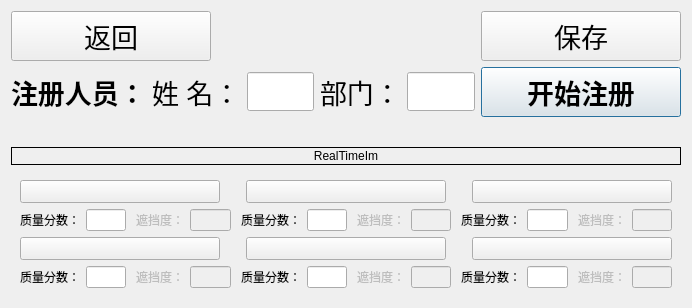
<?xml version="1.0" encoding="UTF-8"?>
<ui version="4.0">
 <class>Enroll</class>
 <widget class="QDialog" name="Enroll">
  <property name="geometry">
   <rect>
    <x>0</x>
    <y>0</y>
    <width>692</width>
    <height>308</height>
   </rect>
  </property>
  <property name="windowTitle">
   <string>Dialog</string>
  </property>
  <property name="autoFillBackground">
   <bool>true</bool>
  </property>
  <layout class="QGridLayout" name="gridLayout_2" rowstretch="1,1,4,4,0">
   <item row="0" column="0">
    <layout class="QHBoxLayout" name="horizontalLayout_2" stretch="1,0,1,0,1">
     <item>
      <widget class="QPushButton" name="btnEnrollReturn">
       <property name="sizePolicy">
        <sizepolicy hsizetype="Expanding" vsizetype="Fixed">
         <horstretch>0</horstretch>
         <verstretch>0</verstretch>
        </sizepolicy>
       </property>
       <property name="minimumSize">
        <size>
         <width>200</width>
         <height>50</height>
        </size>
       </property>
       <property name="maximumSize">
        <size>
         <width>200</width>
         <height>50</height>
        </size>
       </property>
       <property name="font">
        <font>
         <pointsize>20</pointsize>
        </font>
       </property>
       <property name="text">
        <string>返回</string>
       </property>
       <property name="icon">
        <iconset resource="tx2_iris.qrc">
         <normaloff>:/image/返回.png</normaloff>:/image/返回.png</iconset>
       </property>
       <property name="iconSize">
        <size>
         <width>40</width>
         <height>40</height>
        </size>
       </property>
      </widget>
     </item>
     <item>
      <spacer name="horizontalSpacer">
       <property name="orientation">
        <enum>Qt::Horizontal</enum>
       </property>
       <property name="sizeHint" stdset="0">
        <size>
         <width>253</width>
         <height>39</height>
        </size>
       </property>
      </spacer>
     </item>
     <item>
      <widget class="QLabel" name="labtipMsg">
       <property name="text">
        <string/>
       </property>
      </widget>
     </item>
     <item>
      <spacer name="horizontalSpacer_9">
       <property name="orientation">
        <enum>Qt::Horizontal</enum>
       </property>
       <property name="sizeHint" stdset="0">
        <size>
         <width>40</width>
         <height>20</height>
        </size>
       </property>
      </spacer>
     </item>
     <item>
      <widget class="QPushButton" name="btnSaveEnrollResult">
       <property name="sizePolicy">
        <sizepolicy hsizetype="Expanding" vsizetype="Fixed">
         <horstretch>0</horstretch>
         <verstretch>0</verstretch>
        </sizepolicy>
       </property>
       <property name="minimumSize">
        <size>
         <width>200</width>
         <height>50</height>
        </size>
       </property>
       <property name="maximumSize">
        <size>
         <width>200</width>
         <height>50</height>
        </size>
       </property>
       <property name="font">
        <font>
         <pointsize>20</pointsize>
        </font>
       </property>
       <property name="text">
        <string>保存</string>
       </property>
       <property name="icon">
        <iconset resource="tx2_iris.qrc">
         <normaloff>:/image/保存.png</normaloff>:/image/保存.png</iconset>
       </property>
       <property name="iconSize">
        <size>
         <width>40</width>
         <height>40</height>
        </size>
       </property>
      </widget>
     </item>
    </layout>
   </item>
   <item row="1" column="0">
    <layout class="QHBoxLayout" name="horizontalLayout_3">
     <item>
      <widget class="QLabel" name="label_9">
       <property name="font">
        <font>
         <pointsize>20</pointsize>
         <weight>75</weight>
         <bold>true</bold>
        </font>
       </property>
       <property name="text">
        <string>注册人员：</string>
       </property>
      </widget>
     </item>
     <item>
      <widget class="QLabel" name="label">
       <property name="font">
        <font>
         <pointsize>20</pointsize>
         <weight>50</weight>
         <bold>false</bold>
        </font>
       </property>
       <property name="text">
        <string>姓 名：</string>
       </property>
      </widget>
     </item>
     <item>
      <widget class="QLineEdit" name="lineEditUserName">
       <property name="sizePolicy">
        <sizepolicy hsizetype="Expanding" vsizetype="Fixed">
         <horstretch>0</horstretch>
         <verstretch>0</verstretch>
        </sizepolicy>
       </property>
       <property name="font">
        <font>
         <pointsize>20</pointsize>
        </font>
       </property>
       <property name="readOnly">
        <bool>true</bool>
       </property>
      </widget>
     </item>
     <item>
      <widget class="QLabel" name="label_18">
       <property name="font">
        <font>
         <pointsize>20</pointsize>
         <weight>50</weight>
         <bold>false</bold>
        </font>
       </property>
       <property name="text">
        <string>部门：</string>
       </property>
      </widget>
     </item>
     <item>
      <widget class="QLineEdit" name="lineEditDepartment">
       <property name="sizePolicy">
        <sizepolicy hsizetype="Expanding" vsizetype="Fixed">
         <horstretch>0</horstretch>
         <verstretch>0</verstretch>
        </sizepolicy>
       </property>
       <property name="font">
        <font>
         <pointsize>20</pointsize>
        </font>
       </property>
       <property name="readOnly">
        <bool>true</bool>
       </property>
      </widget>
     </item>
     <item>
      <widget class="QPushButton" name="btnEnroll">
       <property name="sizePolicy">
        <sizepolicy hsizetype="Expanding" vsizetype="Fixed">
         <horstretch>0</horstretch>
         <verstretch>0</verstretch>
        </sizepolicy>
       </property>
       <property name="minimumSize">
        <size>
         <width>200</width>
         <height>50</height>
        </size>
       </property>
       <property name="font">
        <font>
         <pointsize>20</pointsize>
         <weight>75</weight>
         <bold>true</bold>
        </font>
       </property>
       <property name="text">
        <string>开始注册</string>
       </property>
       <property name="default">
        <bool>true</bool>
       </property>
      </widget>
     </item>
    </layout>
   </item>
   <item row="3" column="0">
    <widget class="QWidget" name="widgetDisplayIm" native="true">
     <property name="minimumSize">
      <size>
       <width>0</width>
       <height>0</height>
      </size>
     </property>
     <property name="maximumSize">
      <size>
       <width>780</width>
       <height>400</height>
      </size>
     </property>
     <layout class="QHBoxLayout" name="horizontalLayout_4">
      <property name="spacing">
       <number>0</number>
      </property>
      <property name="leftMargin">
       <number>0</number>
      </property>
      <property name="topMargin">
       <number>0</number>
      </property>
      <property name="rightMargin">
       <number>0</number>
      </property>
      <property name="bottomMargin">
       <number>0</number>
      </property>
      <item>
       <widget class="QLabel" name="labRealTimeIm">
        <property name="frameShape">
         <enum>QFrame::Panel</enum>
        </property>
        <property name="text">
         <string>RealTimeIm</string>
        </property>
        <property name="alignment">
         <set>Qt::AlignCenter</set>
        </property>
       </widget>
      </item>
     </layout>
    </widget>
   </item>
   <item row="4" column="0">
    <widget class="QWidget" name="widgetEnrollResultIms" native="true">
     <property name="maximumSize">
      <size>
       <width>780</width>
       <height>400</height>
      </size>
     </property>
     <layout class="QGridLayout" name="gridLayout">
      <item row="0" column="0">
       <layout class="QHBoxLayout" name="horizontalLayout_5" stretch="10,1,10,1,10">
        <item>
         <widget class="QPushButton" name="btnIrisImgLeft1">
          <property name="sizePolicy">
           <sizepolicy hsizetype="Minimum" vsizetype="Preferred">
            <horstretch>0</horstretch>
            <verstretch>0</verstretch>
           </sizepolicy>
          </property>
          <property name="autoFillBackground">
           <bool>true</bool>
          </property>
          <property name="text">
           <string/>
          </property>
         </widget>
        </item>
        <item>
         <spacer name="horizontalSpacer_2">
          <property name="orientation">
           <enum>Qt::Horizontal</enum>
          </property>
          <property name="sizeHint" stdset="0">
           <size>
            <width>13</width>
            <height>23</height>
           </size>
          </property>
         </spacer>
        </item>
        <item>
         <widget class="QPushButton" name="btnIrisImgLeft2">
          <property name="sizePolicy">
           <sizepolicy hsizetype="Minimum" vsizetype="Preferred">
            <horstretch>0</horstretch>
            <verstretch>0</verstretch>
           </sizepolicy>
          </property>
          <property name="layoutDirection">
           <enum>Qt::LeftToRight</enum>
          </property>
          <property name="autoFillBackground">
           <bool>true</bool>
          </property>
          <property name="text">
           <string/>
          </property>
          <property name="flat">
           <bool>false</bool>
          </property>
         </widget>
        </item>
        <item>
         <spacer name="horizontalSpacer_3">
          <property name="orientation">
           <enum>Qt::Horizontal</enum>
          </property>
          <property name="sizeHint" stdset="0">
           <size>
            <width>13</width>
            <height>23</height>
           </size>
          </property>
         </spacer>
        </item>
        <item>
         <widget class="QPushButton" name="btnIrisImgLeft3">
          <property name="sizePolicy">
           <sizepolicy hsizetype="Minimum" vsizetype="Preferred">
            <horstretch>0</horstretch>
            <verstretch>0</verstretch>
           </sizepolicy>
          </property>
          <property name="autoFillBackground">
           <bool>true</bool>
          </property>
          <property name="text">
           <string/>
          </property>
         </widget>
        </item>
       </layout>
      </item>
      <item row="1" column="0">
       <layout class="QHBoxLayout" name="horizontalLayout_6" stretch="10,10,1,10,10,1,10,10,1,10,10,1,10,10,1,10,10">
        <item>
         <widget class="QLabel" name="label_3">
          <property name="text">
           <string>质量分数：</string>
          </property>
         </widget>
        </item>
        <item>
         <widget class="QLineEdit" name="lineEditScoreLeft1">
          <property name="readOnly">
           <bool>true</bool>
          </property>
         </widget>
        </item>
        <item>
         <spacer name="horizontalSpacer_6">
          <property name="orientation">
           <enum>Qt::Horizontal</enum>
          </property>
          <property name="sizeHint" stdset="0">
           <size>
            <width>13</width>
            <height>22</height>
           </size>
          </property>
         </spacer>
        </item>
        <item>
         <widget class="QLabel" name="label_4">
          <property name="enabled">
           <bool>false</bool>
          </property>
          <property name="text">
           <string>遮挡度：</string>
          </property>
         </widget>
        </item>
        <item>
         <widget class="QLineEdit" name="lineEditOcclusionLeft1">
          <property name="enabled">
           <bool>false</bool>
          </property>
          <property name="readOnly">
           <bool>true</bool>
          </property>
         </widget>
        </item>
        <item>
         <spacer name="horizontalSpacer_7">
          <property name="orientation">
           <enum>Qt::Horizontal</enum>
          </property>
          <property name="sizeHint" stdset="0">
           <size>
            <width>13</width>
            <height>22</height>
           </size>
          </property>
         </spacer>
        </item>
        <item>
         <widget class="QLabel" name="label_10">
          <property name="text">
           <string>质量分数：</string>
          </property>
         </widget>
        </item>
        <item>
         <widget class="QLineEdit" name="lineEditScoreLeft2">
          <property name="readOnly">
           <bool>true</bool>
          </property>
         </widget>
        </item>
        <item>
         <spacer name="horizontalSpacer_8">
          <property name="orientation">
           <enum>Qt::Horizontal</enum>
          </property>
          <property name="sizeHint" stdset="0">
           <size>
            <width>13</width>
            <height>22</height>
           </size>
          </property>
         </spacer>
        </item>
        <item>
         <widget class="QLabel" name="label_11">
          <property name="enabled">
           <bool>false</bool>
          </property>
          <property name="text">
           <string>遮挡度：</string>
          </property>
         </widget>
        </item>
        <item>
         <widget class="QLineEdit" name="lineEditOcclusionLeft2">
          <property name="enabled">
           <bool>false</bool>
          </property>
          <property name="readOnly">
           <bool>true</bool>
          </property>
         </widget>
        </item>
        <item>
         <spacer name="horizontalSpacer_16">
          <property name="orientation">
           <enum>Qt::Horizontal</enum>
          </property>
          <property name="sizeHint" stdset="0">
           <size>
            <width>13</width>
            <height>22</height>
           </size>
          </property>
         </spacer>
        </item>
        <item>
         <widget class="QLabel" name="label_12">
          <property name="text">
           <string>质量分数：</string>
          </property>
         </widget>
        </item>
        <item>
         <widget class="QLineEdit" name="lineEditScoreLeft3">
          <property name="readOnly">
           <bool>true</bool>
          </property>
         </widget>
        </item>
        <item>
         <spacer name="horizontalSpacer_25">
          <property name="orientation">
           <enum>Qt::Horizontal</enum>
          </property>
          <property name="sizeHint" stdset="0">
           <size>
            <width>13</width>
            <height>22</height>
           </size>
          </property>
         </spacer>
        </item>
        <item>
         <widget class="QLabel" name="label_13">
          <property name="enabled">
           <bool>false</bool>
          </property>
          <property name="text">
           <string>遮挡度：</string>
          </property>
         </widget>
        </item>
        <item>
         <widget class="QLineEdit" name="lineEditOcclusionLeft3">
          <property name="enabled">
           <bool>false</bool>
          </property>
          <property name="readOnly">
           <bool>true</bool>
          </property>
         </widget>
        </item>
       </layout>
      </item>
      <item row="2" column="0">
       <layout class="QHBoxLayout" name="horizontalLayout_7" stretch="10,1,10,1,10">
        <item>
         <widget class="QPushButton" name="btnIrisImgRight1">
          <property name="sizePolicy">
           <sizepolicy hsizetype="Minimum" vsizetype="Preferred">
            <horstretch>0</horstretch>
            <verstretch>0</verstretch>
           </sizepolicy>
          </property>
          <property name="autoFillBackground">
           <bool>true</bool>
          </property>
          <property name="text">
           <string/>
          </property>
         </widget>
        </item>
        <item>
         <spacer name="horizontalSpacer_4">
          <property name="orientation">
           <enum>Qt::Horizontal</enum>
          </property>
          <property name="sizeHint" stdset="0">
           <size>
            <width>13</width>
            <height>23</height>
           </size>
          </property>
         </spacer>
        </item>
        <item>
         <widget class="QPushButton" name="btnIrisImgRight2">
          <property name="sizePolicy">
           <sizepolicy hsizetype="Minimum" vsizetype="Preferred">
            <horstretch>0</horstretch>
            <verstretch>0</verstretch>
           </sizepolicy>
          </property>
          <property name="autoFillBackground">
           <bool>true</bool>
          </property>
          <property name="text">
           <string/>
          </property>
         </widget>
        </item>
        <item>
         <spacer name="horizontalSpacer_5">
          <property name="orientation">
           <enum>Qt::Horizontal</enum>
          </property>
          <property name="sizeHint" stdset="0">
           <size>
            <width>13</width>
            <height>23</height>
           </size>
          </property>
         </spacer>
        </item>
        <item>
         <widget class="QPushButton" name="btnIrisImgRight3">
          <property name="sizePolicy">
           <sizepolicy hsizetype="Minimum" vsizetype="Preferred">
            <horstretch>0</horstretch>
            <verstretch>0</verstretch>
           </sizepolicy>
          </property>
          <property name="autoFillBackground">
           <bool>true</bool>
          </property>
          <property name="text">
           <string/>
          </property>
         </widget>
        </item>
       </layout>
      </item>
      <item row="3" column="0">
       <layout class="QHBoxLayout" name="horizontalLayout_8" stretch="10,10,1,10,10,1,10,10,1,10,10,1,10,10,1,10,10">
        <item>
         <widget class="QLabel" name="label_25">
          <property name="text">
           <string>质量分数：</string>
          </property>
         </widget>
        </item>
        <item>
         <widget class="QLineEdit" name="lineEditScoreRight1">
          <property name="readOnly">
           <bool>true</bool>
          </property>
         </widget>
        </item>
        <item>
         <spacer name="horizontalSpacer_26">
          <property name="orientation">
           <enum>Qt::Horizontal</enum>
          </property>
          <property name="sizeHint" stdset="0">
           <size>
            <width>13</width>
            <height>22</height>
           </size>
          </property>
         </spacer>
        </item>
        <item>
         <widget class="QLabel" name="label_26">
          <property name="enabled">
           <bool>false</bool>
          </property>
          <property name="text">
           <string>遮挡度：</string>
          </property>
         </widget>
        </item>
        <item>
         <widget class="QLineEdit" name="lineEditOcclusionRight1">
          <property name="enabled">
           <bool>false</bool>
          </property>
          <property name="readOnly">
           <bool>true</bool>
          </property>
         </widget>
        </item>
        <item>
         <spacer name="horizontalSpacer_37">
          <property name="orientation">
           <enum>Qt::Horizontal</enum>
          </property>
          <property name="sizeHint" stdset="0">
           <size>
            <width>13</width>
            <height>22</height>
           </size>
          </property>
         </spacer>
        </item>
        <item>
         <widget class="QLabel" name="label_27">
          <property name="text">
           <string>质量分数：</string>
          </property>
         </widget>
        </item>
        <item>
         <widget class="QLineEdit" name="lineEditScoreRight2">
          <property name="readOnly">
           <bool>true</bool>
          </property>
         </widget>
        </item>
        <item>
         <spacer name="horizontalSpacer_38">
          <property name="orientation">
           <enum>Qt::Horizontal</enum>
          </property>
          <property name="sizeHint" stdset="0">
           <size>
            <width>13</width>
            <height>22</height>
           </size>
          </property>
         </spacer>
        </item>
        <item>
         <widget class="QLabel" name="label_28">
          <property name="enabled">
           <bool>false</bool>
          </property>
          <property name="text">
           <string>遮挡度：</string>
          </property>
         </widget>
        </item>
        <item>
         <widget class="QLineEdit" name="lineEditOcclusionRight2">
          <property name="enabled">
           <bool>false</bool>
          </property>
          <property name="readOnly">
           <bool>true</bool>
          </property>
         </widget>
        </item>
        <item>
         <spacer name="horizontalSpacer_39">
          <property name="orientation">
           <enum>Qt::Horizontal</enum>
          </property>
          <property name="sizeHint" stdset="0">
           <size>
            <width>13</width>
            <height>22</height>
           </size>
          </property>
         </spacer>
        </item>
        <item>
         <widget class="QLabel" name="label_29">
          <property name="text">
           <string>质量分数：</string>
          </property>
         </widget>
        </item>
        <item>
         <widget class="QLineEdit" name="lineEditScoreRight3">
          <property name="readOnly">
           <bool>true</bool>
          </property>
         </widget>
        </item>
        <item>
         <spacer name="horizontalSpacer_40">
          <property name="orientation">
           <enum>Qt::Horizontal</enum>
          </property>
          <property name="sizeHint" stdset="0">
           <size>
            <width>13</width>
            <height>22</height>
           </size>
          </property>
         </spacer>
        </item>
        <item>
         <widget class="QLabel" name="label_30">
          <property name="enabled">
           <bool>false</bool>
          </property>
          <property name="text">
           <string>遮挡度：</string>
          </property>
         </widget>
        </item>
        <item>
         <widget class="QLineEdit" name="lineEditOcclusionRight3">
          <property name="enabled">
           <bool>false</bool>
          </property>
          <property name="readOnly">
           <bool>true</bool>
          </property>
         </widget>
        </item>
       </layout>
      </item>
     </layout>
    </widget>
   </item>
   <item row="2" column="0">
    <widget class="QLabel" name="labFace">
     <property name="text">
      <string/>
     </property>
    </widget>
   </item>
  </layout>
 </widget>
 <resources>
  <include location="tx2_iris.qrc"/>
 </resources>
 <connections/>
</ui>
